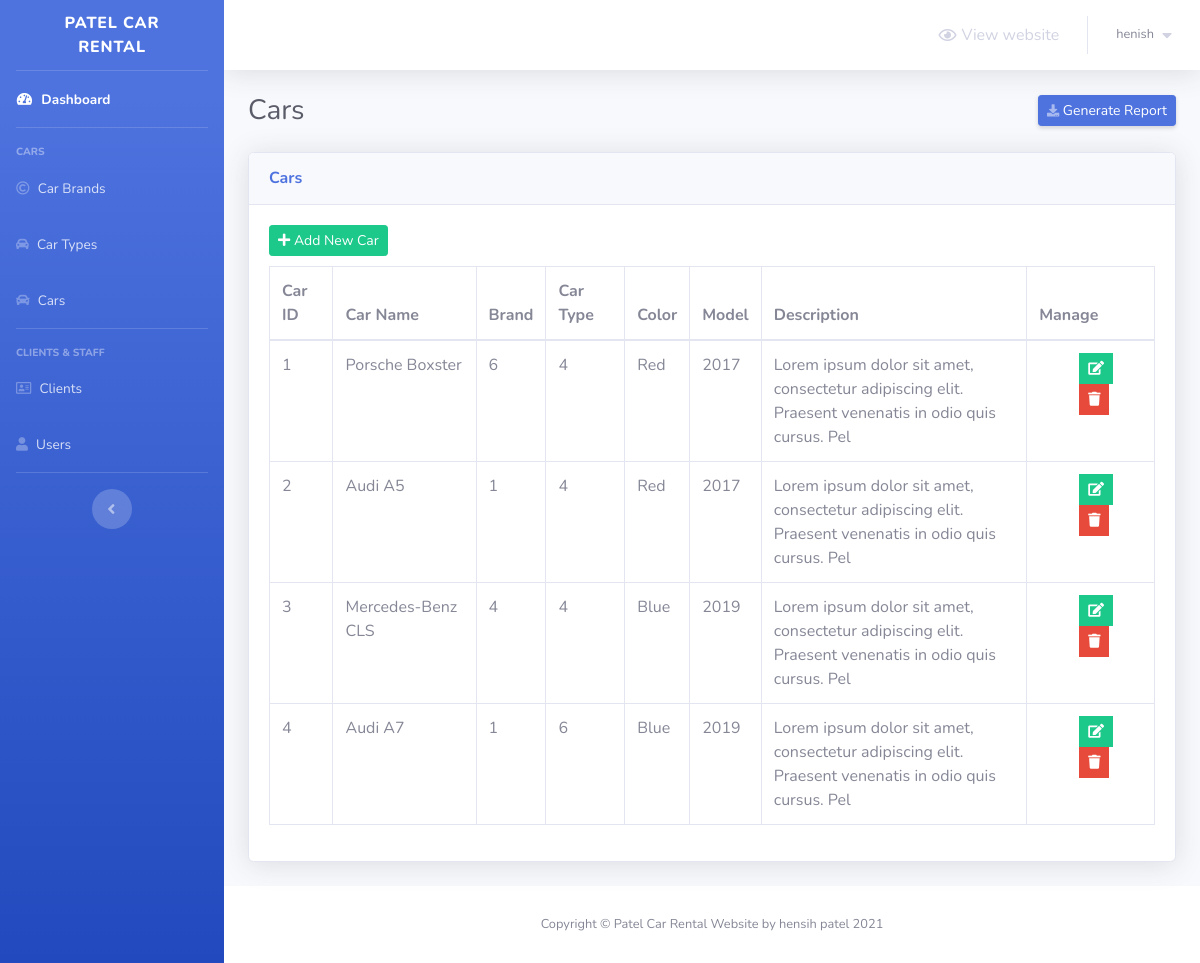
The page /admin/cars.php (signed in) on the database its author committed.
### tables this page shows
CREATE TABLE `cars` (
  `id` int(3) NOT NULL,
  `car_name` varchar(30) NOT NULL,
  `brand_id` int(3) NOT NULL,
  `type_id` int(3) NOT NULL,
  `color` varchar(20) NOT NULL,
  `model` varchar(50) NOT NULL,
  `description` varchar(100) NOT NULL
);

### admin/cars.php (the view, shortened to what this page needs)
<?php
    include 'connect.php';
    include 'Includes/templates/header.php';
    if(isset($_SESSION['username_yahya_car_rental']) && isset($_SESSION['password_yahya_car_rental']))
    {
?>
        <div class="container-fluid">
            <div class="d-sm-flex align-items-center justify-content-between mb-4">
                <h1 class="h3 mb-0 text-gray-800">Cars</h1>
                <a href="#" class="d-none d-sm-inline-block btn btn-sm btn-primary shadow-sm">
                    <i class="fas fa-download fa-sm text-white-50"></i>
                    Generate Report
                </a>
            </div>
            <?php
                $stmt = $con->prepare("SELECT * FROM cars");
                $stmt->execute();
                $rows_cars = $stmt->fetchAll();
            ?>
            <div class="card shadow mb-4">
                <div class="card-header py-3">
                    <h6 class="m-0 font-weight-bold text-primary">Cars</h6>
                </div>
                <div class="card-body">
                    <button class="btn btn-success btn-sm" style="margin-bottom: 10px;" type="button" data-toggle="modal" data-target="#add_new_car" data-placement="top">
                        <i class="fa fa-plus"></i>
                        Add New Car
                    </button>
                    <div class="table-responsive">
                        <table class="table table-bordered" id="dataTable" width="100%" cellspacing="0">
                            <thead>
                                <tr>
                                    <th>Car ID</th>
                                    <th>Car Name</th>
                                    <th>Brand</th>
                                    <th>Car Type</th>
                                    <th>Color</th>
                                    <th>Model</th>
                                    <th style = "width:30%">Description</th>
                                    <th>Manage</th>
                                </tr>
                            </thead>
                            <tbody>
                                <?php
                                foreach($rows_cars as $car)
                                {
                                    echo "<tr>";
                                        echo "<td>";
                                            echo $car['id'];
                                        echo "</td>";
                                        echo "<td>";
                                            echo $car['car_name'];
                                        echo "</td>";
                                        echo "<td>";
                                            echo $car['brand_id'];
                                        echo "</td>";
                                        echo "<td>";
                                            echo $car['type_id'];
                                        echo "</td>";
                                        echo "<td>";
                                            echo $car['color'];
                                        echo "</td>";
                                        echo "<td>";
                                            echo $car['model'];
                                        echo "</td>";
                                        echo "<td>";
                                            echo $car['description'];
                                        echo "</td>";
                                        echo "<td>";
                                            $delete_data = "delete_".$car["id"];
                                            ?>
                                            <ul>
                                                <li class="list-inline-item" data-toggle="tooltip" title="Edit">
                                                    <button class="btn btn-success btn-sm rounded-0" type="button" data-toggle="modal" ><i class="fa fa-edit"></i></button>
                                                </li>
                                                <li class="list-inline-item" data-toggle="tooltip" title="Delete">
                                                    <button class="btn btn-danger btn-sm rounded-0" type="button" data-toggle="modal" data-target="#<?php echo $delete_data; ?>" data-placement="top"><i class="fa fa-trash"></i></button>
                                                </li>
                                            </ul>
                                            <?php
                                        echo "</td>";
                                    echo "</tr>";
                                }
                                ?>
                            </tbody>
                        </table>
                    </div>
                </div>
            </div>
        </div>
<?php
        include 'Includes/templates/footer.php';
    }
    else
    {
        header('Location: index.php');
        exit();
    }
?>

### rows shown on the page
cars: id "1", car_name "Porsche Boxster", brand "6", type "4", color "Red", model "2017", description "Lorem ipsum dolor sit amet, consectetur adipiscing elit. Praesent venenatis in odio quis cursus. Pel"
cars: id "2", car_name "Audi A5", brand "1", type "4", color "Red", model "2017", description "Lorem ipsum dolor sit amet, consectetur adipiscing elit. Praesent venenatis in odio quis cursus. Pel"
cars: id "3", car_name "Mercedes-Benz CLS", brand "4", type "4", color "Blue", model "2019", description "Lorem ipsum dolor sit amet, consectetur adipiscing elit. Praesent venenatis in odio quis cursus. Pel"
cars: id "4", car_name "Audi A7", brand "1", type "6", color "Blue", model "2019", description "Lorem ipsum dolor sit amet, consectetur adipiscing elit. Praesent venenatis in odio quis cursus. Pel"

### other values the page prints
$_SESSION['username_yahya_car_rental'] "henish"
